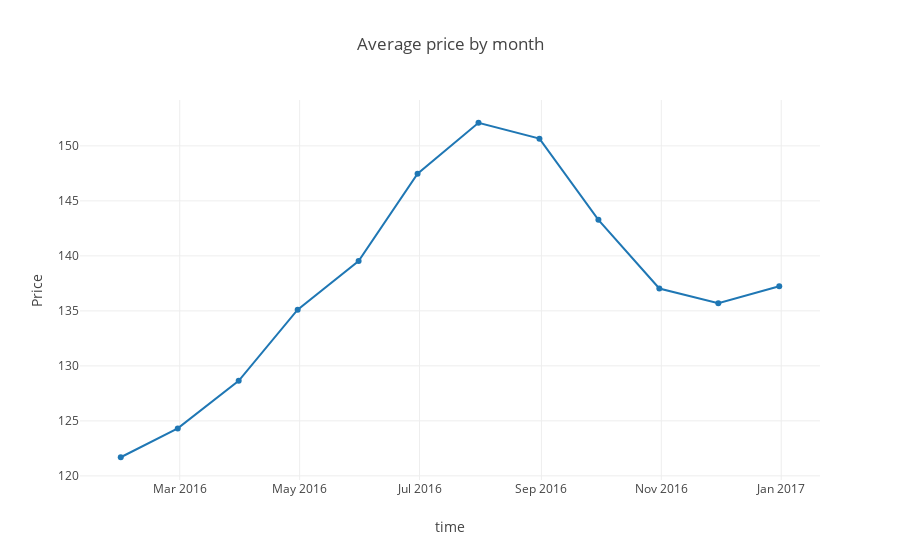

The notebook cell this image was saved under:
### Code cell
trace3 = go.Scatter(
    x = df2.index[:-1],
    y = df2.price[:-1]
)
layout3 = go.Layout(
    title = "Average price by month",
    xaxis = dict(title = "time"),
    yaxis = dict(title = "Price")
)
data3 = [trace3]
fig3 = go.Figure(data= data3, layout= layout3)

# To view interactive plots, click link below : 
# https://nbviewer.jupyter.org/github/ntmai03/Airbnb/blob/master/AirbnbTimeSeriesAnalysis.ipynb
offline.iplot(fig3)

### Figure 1 — Plotly figure (JSON) as saved in the notebook; plotly's stock layout.template omitted (floating-point values rounded to 4 significant figures)
{"data": [{"type": "scatter", "uid": "547e3645-cdbd-4ac1-9f62-6fa9fb6e7b1a", "x": ["2016-01-31", "2016-02-29", "2016-03-31", "2016-04-30", "2016-05-31", "2016-06-30", "2016-07-31", "2016-08-31", "2016-09-30", "2016-10-31", "2016-11-30", "2016-12-31"], "y": [121.7, 124.3, 128.6, 135.1, 139.5, 147.5, 152.1, 150.7, 143.3, 137.0, 135.7, 137.2]}], "layout": {"title": {"text": "Average price by month"}, "xaxis": {"title": {"text": "time"}}, "yaxis": {"title": {"text": "Price"}}}}
